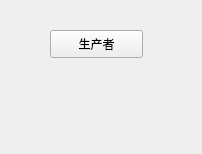
<?xml version="1.0" encoding="UTF-8"?>
<ui version="4.0">
 <class>Form2</class>
 <widget class="QWidget" name="Form2">
  <property name="geometry">
   <rect>
    <x>0</x>
    <y>0</y>
    <width>202</width>
    <height>154</height>
   </rect>
  </property>
  <property name="windowTitle">
   <string>Form</string>
  </property>
  <widget class="QPushButton" name="productBtn">
   <property name="geometry">
    <rect>
     <x>50</x>
     <y>30</y>
     <width>93</width>
     <height>28</height>
    </rect>
   </property>
   <property name="text">
    <string>生产者</string>
   </property>
  </widget>
 </widget>
 <resources/>
 <connections/>
</ui>
